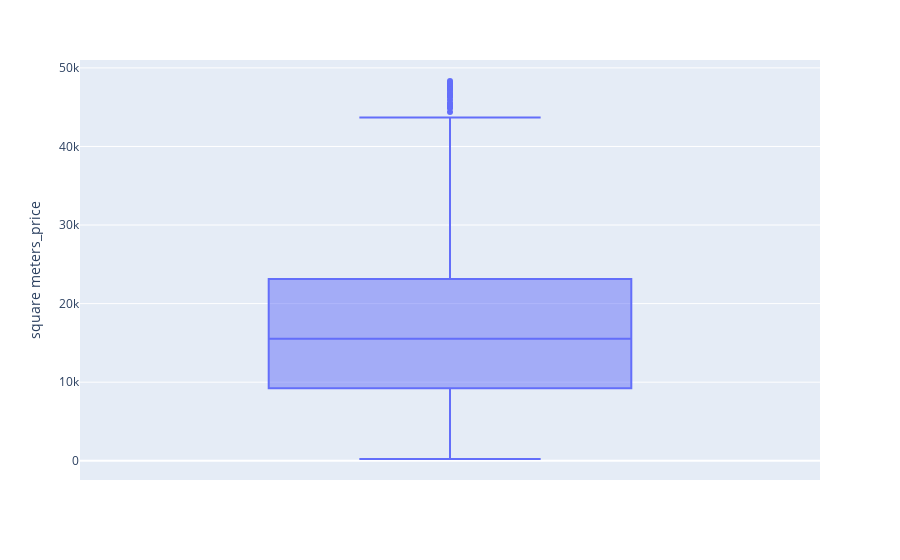

Notebook code for this chart:
### Markdown cell above
# create a box plot after dropping the outliers

### Code cell
#create a box plot

fig = px.box(df1, y='square meters_price')

fig.show()

### Figure 1 — Plotly figure (JSON) as saved in the notebook; plotly's stock layout.template omitted (floating-point values rounded to 4 significant figures; data arrays with more than 128 entries replaced by an {"elided": "..."} marker saying what was removed)
{"data": [{"alignmentgroup": "True", "hovertemplate": "square meters_price=%{y}<extra></extra>", "legendgroup": "", "marker": {"color": "#636efa"}, "name": "", "notched": false, "offsetgroup": "", "orientation": "v", "showlegend": false, "type": "box", "x0": " ", "xaxis": "x", "y": {"elided": "8490 int values"}, "y0": " ", "yaxis": "y"}], "layout": {"boxmode": "group", "legend": {"tracegroupgap": 0}, "margin": {"t": 60}, "xaxis": {"anchor": "y", "domain": [0, 1]}, "yaxis": {"anchor": "x", "domain": [0, 1], "title": {"text": "square meters_price"}}}}
